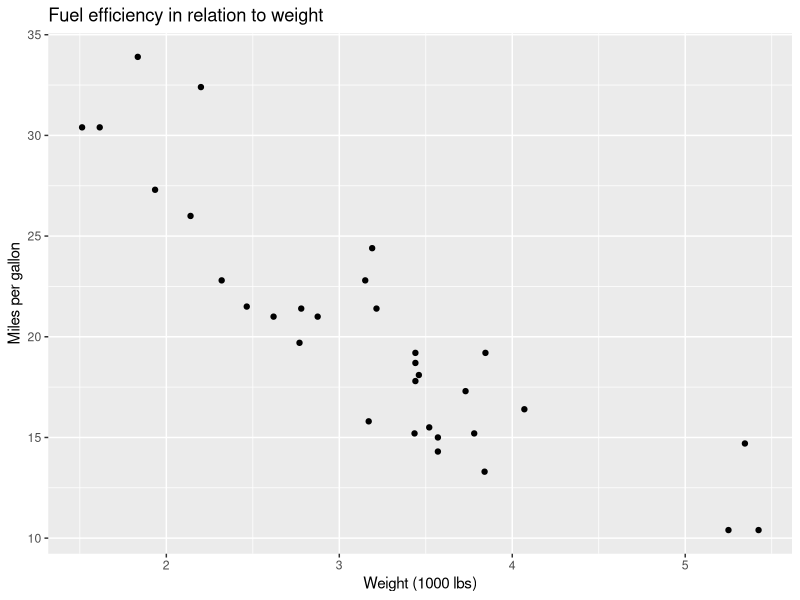
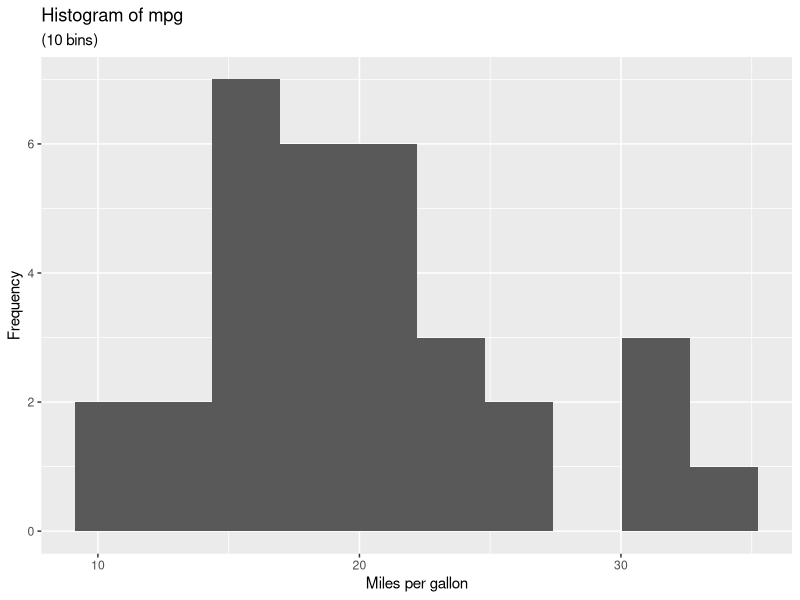
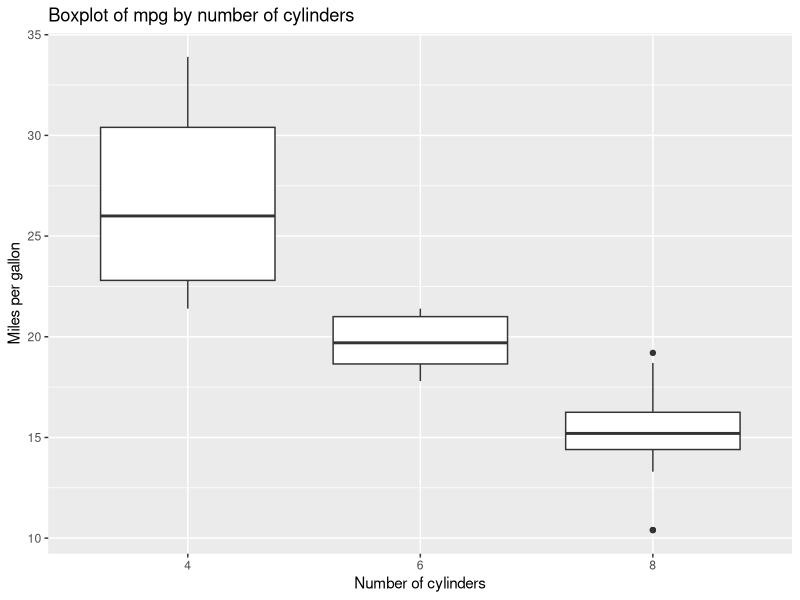

The R source for these figures, in order:
## ---- chunk 1
#| echo: true
#| warning: false

library(tidyverse)
library(datasets)
## ---- chunk 2
#| echo: false

mtcars |>
  slice_head(n = 3)
## ---- chunk 3
#| echo: false


mean_mpg <- mtcars |>
  summarize(mean_mpg = mean(mpg)) |>
  round(2) |>
  pull(mean_mpg)

mean_wt <- mtcars |>
  summarize(mean_wt = mean(wt)) |>
  round(2) |>
  pull(mean_wt) * 1000
## ---- chunk 4
#| label: fig-mtcars-scatter
#| fig-cap: "Scatterplot showing the relationship between miles per gallon and weight in `mtcars`."
#| echo: false

mtcars |>
  ggplot(aes(x = wt, y = mpg)) +
  geom_point() +
  labs(
    title = "Fuel efficiency in relation to weight",
    x = "Weight (1000 lbs)",
    y = "Miles per gallon"
  )
## ---- chunk 5
#| echo: false
#| label: fig-hist
#| fig-cap: "Cars by fuel efficiency (binned)"


mtcars |>
  ggplot(aes(x = mpg)) +
  geom_histogram(bins = 10) +
  labs(
    title = "Histogram of mpg",
    subtitle = "(10 bins)",
    x = "Miles per gallon",
    y = "Frequency"
  )
## ---- chunk 6
#| label: fig-mtcars-box
#| fig-cap: "Boxplot showing the relationship between the number of cylinders and miles per gallon in `mtcars`."
#| echo: true


mtcars |>
  ggplot(aes(x = as_factor(cyl), y = mpg)) +
  geom_boxplot() +
  labs(
    title = "Boxplot of mpg by number of cylinders",
    x = "Number of cylinders",
    y = "Miles per gallon"
  )
